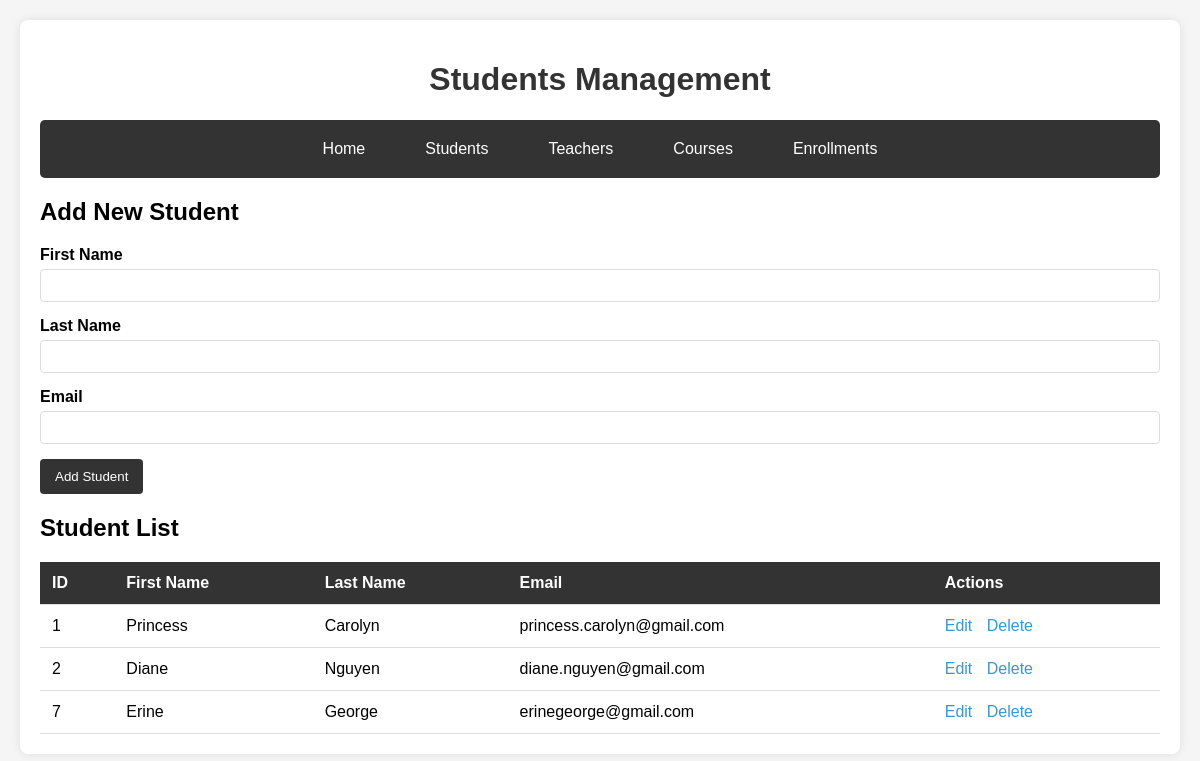
Before: /students.php with the older database file.
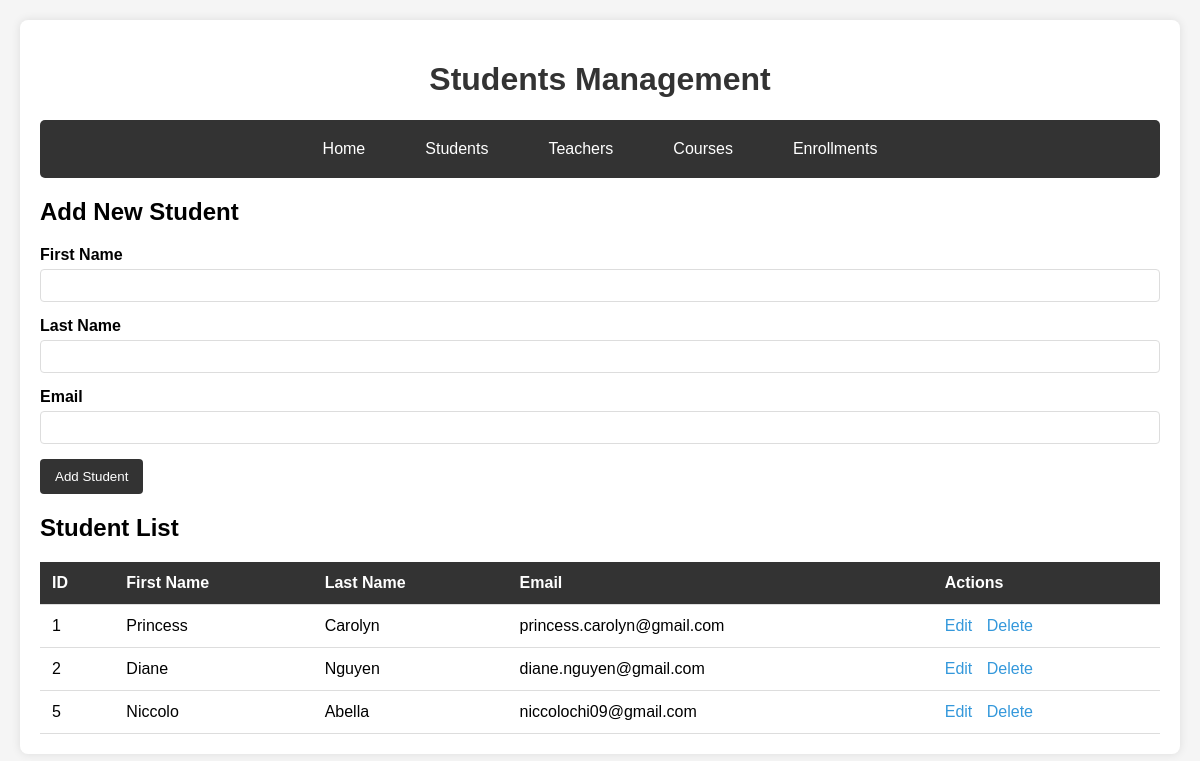
After: the same page with the newer database file.
### tables this page shows
CREATE TABLE `students` (
  `student_id` int(11) NOT NULL,
  `first_name` varchar(100) NOT NULL,
  `last_name` varchar(100) NOT NULL,
  `email` varchar(255) NOT NULL
);

### students.php (the view, shortened to what this page needs)
<?php
include("dbconnection.php");
$students = $conn->query("SELECT * FROM students");
?>
<!DOCTYPE html>
<html lang="en">
<head>
    <link rel='stylesheet' href="styles.css">
</head>
<body>
    <div class="container">
        <h1>Students Management</h1>
        <div class="nav">
            <a href="index.php">Home</a>
            <a href="students.php">Students</a>
            <a href="teachers.php">Teachers</a>
            <a href="courses.php">Courses</a>
            <a href="enrollments.php">Enrollments</a>
        </div>
        <h2>Add New Student</h2>
        <form method="POST">
            <div class="form-group">
                <label for="first_name">First Name</label>
                <input type="text" id="first_name" name="first_name" required>
            </div>
            <div class="form-group">
                <label for="last_name">Last Name</label>
                <input type="text" id="last_name" name="last_name" required>
            </div>
            <div class="form-group">
                <label for="email">Email</label>
                <input type="email" id="email" name="email" required>
            </div>
            <button type="submit" name="add">Add Student</button>
        </form>
        <h2>Student List</h2>
        <table>
            <thead>
                <tr>
                    <th>ID</th>
                    <th>First Name</th>
                    <th>Last Name</th>
                    <th>Email</th>
                    <th>Actions</th>
                </tr>
            </thead>
            <tbody>
                <?php while($student = $students->fetch_assoc()): ?>
                <tr>
                    <td><?php echo $student['student_id']; ?></td>
                    <td><?php echo $student['first_name']; ?></td>
                    <td><?php echo $student['last_name']; ?></td>
                    <td><?php echo $student['email']; ?></td>
                    <td class="action-links">
                        <a href="#" onclick="editStudent(<?php echo $student['student_id']; ?>, '<?php echo $student['first_name']; ?>', '<?php echo $student['last_name']; ?>', '<?php echo $student['email']; ?>')">Edit</a>
                        <a href="students.php?delete=<?php echo $student['student_id']; ?>" onclick="return confirm('Are you sure you want to delete this student?')">Delete</a>
                    </td>
                </tr>
                <?php endwhile; ?>
            </tbody>
        </table>
    </div>
</body>
</html>

Changed rows visible on the page:
removed students: student_id "7", first_name "Erine", last_name "George", email "erinegeorge@gmail.com"
added students: student_id "5", first_name "Niccolo", last_name "Abella", email "niccolochi09@gmail.com"
